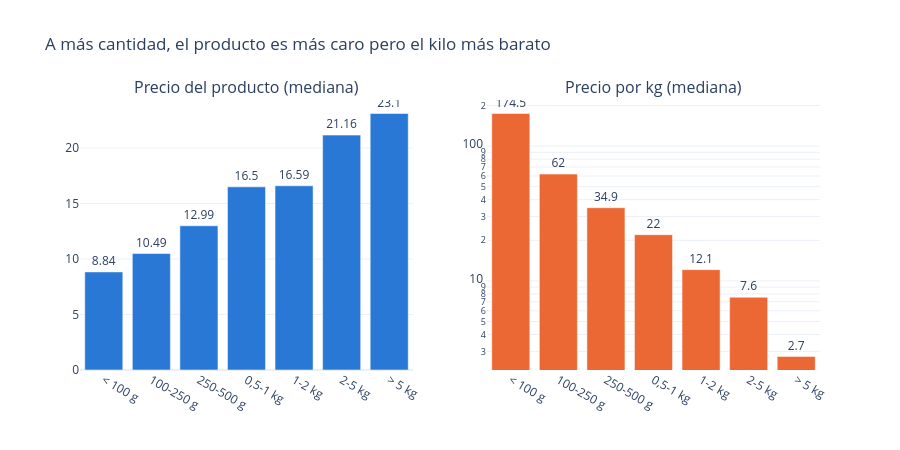

Notebook code cell kept with this figure:
### Code cell
# Descuento por volumen (productos vendidos por peso)
TRAMOS = ["< 100 g", "100-250 g", "250-500 g", "0,5-1 kg", "1-2 kg", "2-5 kg", "> 5 kg"]
peso = peso.assign(tramo=pd.cut(peso["qty_std"], [0, 100, 250, 500, 1000, 2000, 5000, np.inf], labels=TRAMOS))
vol = peso.groupby("tramo", observed=True).agg(precio=("price", "median"), precio_kg=("price_per_unit", "median"))

fig = make_subplots(1, 2, subplot_titles=("Precio del producto (mediana)", "Precio por kg (mediana)"))
fig.add_trace(go.Bar(x=vol.index.astype(str), y=vol["precio"], marker_color=AZUL, text=vol["precio"].round(2), textposition="outside"), 1, 1)
fig.add_trace(go.Bar(x=vol.index.astype(str), y=vol["precio_kg"], marker_color=NARANJA, text=vol["precio_kg"].round(1), textposition="outside"), 1, 2)
fig.update_yaxes(type="log", row=1, col=2)
fig.update_layout(title="A más cantidad, el producto es más caro pero el kilo más barato", showlegend=False, height=450)
fig.show()

### Figure 1 — Plotly figure (JSON) as saved in the notebook; plotly's stock layout.template omitted (floating-point values rounded to 4 significant figures)
{"data": [{"marker": {"color": "#2a78d6"}, "text": [8.84, 10.49, 12.99, 16.5, 16.59, 21.16, 23.1], "textposition": "outside", "type": "bar", "x": ["< 100 g", "100-250 g", "250-500 g", "0,5-1 kg", "1-2 kg", "2-5 kg", "> 5 kg"], "xaxis": "x", "y": [8.835, 10.49, 12.99, 16.5, 16.59, 21.16, 23.1], "yaxis": "y"}, {"marker": {"color": "#eb6834"}, "text": [174.5, 62.0, 34.9, 22.0, 12.1, 7.6, 2.7], "textposition": "outside", "type": "bar", "x": ["< 100 g", "100-250 g", "250-500 g", "0,5-1 kg", "1-2 kg", "2-5 kg", "> 5 kg"], "xaxis": "x2", "y": [174.5, 61.99, 34.9, 22.04, 12.12, 7.563, 2.748], "yaxis": "y2"}], "layout": {"annotations": [{"font": {"size": 16}, "showarrow": false, "text": "Precio del producto (mediana)", "x": 0.225, "xanchor": "center", "xref": "paper", "y": 1.0, "yanchor": "bottom", "yref": "paper"}, {"font": {"size": 16}, "showarrow": false, "text": "Precio por kg (mediana)", "x": 0.775, "xanchor": "center", "xref": "paper", "y": 1.0, "yanchor": "bottom", "yref": "paper"}], "height": 450, "showlegend": false, "title": {"text": "A más cantidad, el producto es más caro pero el kilo más barato"}, "xaxis": {"anchor": "y", "domain": [0.0, 0.45]}, "xaxis2": {"anchor": "y2", "domain": [0.55, 1.0]}, "yaxis": {"anchor": "x", "domain": [0.0, 1.0]}, "yaxis2": {"anchor": "x2", "domain": [0.0, 1.0], "type": "log"}}}
